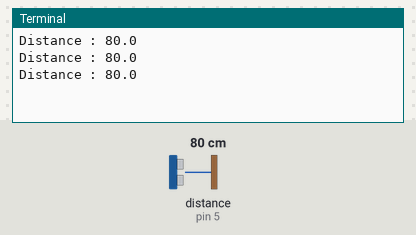
Simulated run of this program. Board: Raspberry Pi (header pin numbers). Parts: the last lines printed to the terminal. Inputs (shaded band) come from the test bench; at power-on: distance to the obstacle (sensor on pin 5) 80 cm. The echo pulse lasts 58.3 µs per cm; the clock reads 2024-03-15 10:24:30 at power-on unless the program sets it.

Above: at 1.2 s.
1.3 s: distance to the obstacle (sensor on pin 5) set to 2 cm
At 1.9 s:
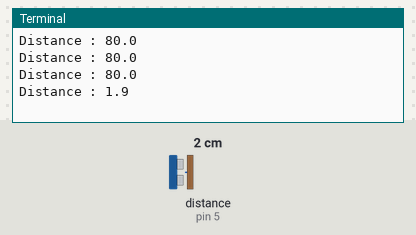
2.8 s: distance to the obstacle (sensor on pin 5) set to 4 cm
At 3.4 s:
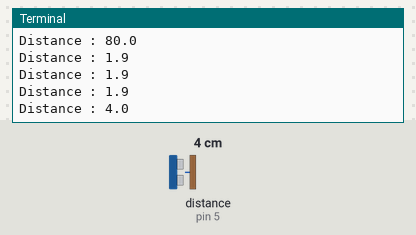
Timing chart, 0 to 5.8 s (numbered marks = the images above; inputs shaded):
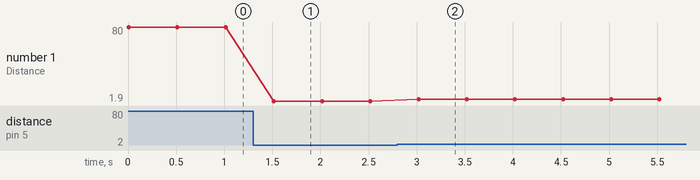

The program:

ultrasonic.py
```python
import time
import RPi.GPIO as GPIO

def measure():
  """Measure distance using Ultrasonic sensor"""
  GPIO.output(GPIO_TRIGGER, GPIO.HIGH)
  time.sleep(0.00001)
  GPIO.output(GPIO_TRIGGER, GPIO.LOW)
  start = time.time()

  while GPIO.input(GPIO_ECHO)==GPIO.LOW:
    start = time.time()

  while GPIO.input(GPIO_ECHO)==GPIO.HIGH:
    stop = time.time()

  elapsed = stop-start
  distance = (elapsed * 34300)/2

  return distance

# -----------------------
# Main Script
# -----------------------

GPIO.setmode(GPIO.BOARD)

# Define GPIO to use on Pi
GPIO_TRIGGER = 3
GPIO_ECHO    = 5

# Set pins as output and input
GPIO.setup(GPIO_TRIGGER,GPIO.OUT)  # Trigger
GPIO.setup(GPIO_ECHO,GPIO.IN)      # Echo

# Set trigger to False (Low)
GPIO.output(GPIO_TRIGGER, False)

try:
  while True:
    distance = measure()
    print "Distance : %.1f" % distance
    time.sleep(0.5)
except KeyboardInterrupt:
  # User pressed CTRL-C
  # Reset GPIO settings
  GPIO.cleanup()
```

Measured:
- after the input at 1.3 s, the terminal: prints a new line after 0.22 s (image 1)
- after the input at 2.8 s, the terminal: prints a new line after 0.22 s (image 2)
- plotted number 1: 80 → 1.9 after the input at 1.3 s, 1.9 → 4 after the input at 2.8 s
